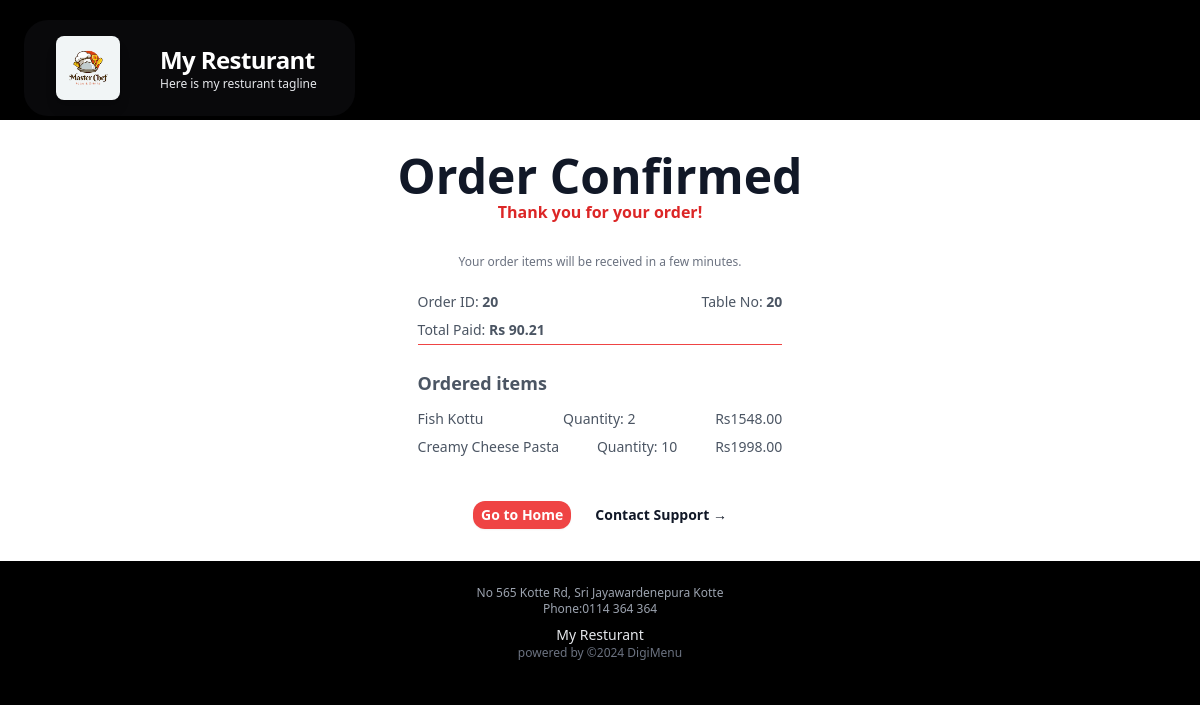
Page /app/20/cart/orderconfirm/20 on the committed database.
### main/models.py (models this page shows, shortened)
class Profile(models.Model):
    user = models.OneToOneField(User, on_delete=models.CASCADE)
    phone = models.CharField(max_length=20, blank=True)
    address1 = models.CharField(max_length=200, blank=True)
    resturant_name = models.CharField(max_length=200, blank=True)
    resturant_slogan = models.CharField(max_length=200, blank=True)
    image = models.ImageField(upload_to='uploads/product/', blank=True, null=True)
    description = models.CharField(max_length=400, default='0', blank=True, null=True)
    city = models.CharField(max_length=200, blank=True)
    zipcode = models.CharField(max_length=200, blank=True)
    country = models.CharField(max_length=200, blank=True)

class Portion(models.Model):
    product = models.ForeignKey(Product, on_delete=models.CASCADE, related_name='portions')
    name = models.CharField(max_length=100)
    price = models.DecimalField(default=0, decimal_places=2, max_digits=6)
    size = models.CharField(max_length=20, null=True, blank=True)

class Product(models.Model):
    name = models.CharField(max_length=100)
    resturant = models.ForeignKey(Profile, on_delete=models.CASCADE)
    menu = models.ForeignKey(Category, on_delete=models.CASCADE, default=1)
    description = models.CharField(max_length=250, default='0', blank=True, null=True)
    image = models.ImageField(upload_to='uploads/product/', blank=True, null=True)
    stock = models.IntegerField(default=0)
    is_available = models.BooleanField(default=True)  # Field to track product availability

### cart/models.py (models this page shows, shortened)
class Order(models.Model):
	phone = models.CharField(max_length=20, blank=True)
	table_no = models.PositiveBigIntegerField(default=1, null=False)
	amount_paid = models.DecimalField(max_digits=7, decimal_places=2)
	date_ordered = models.DateTimeField(auto_now_add=True)
	resturant = models.ForeignKey(Profile, on_delete=models.CASCADE)

class OrderItem(models.Model):
	order = models.ForeignKey(Order, on_delete=models.CASCADE, null=True)
	portion = models.ForeignKey(Portion, on_delete=models.CASCADE, null=True)
	quantity = models.PositiveBigIntegerField(default=1)
	price = models.DecimalField(max_digits=7, decimal_places=2)

### cart/views.py (the view)
# urls.py: path('orderconfirm/<int:order_id>', views.order_placed, name="orderconfirm"),
def order_placed(request, resturant_id, order_id):
    order = Order.objects.get(id=order_id)
    items = OrderItem.objects.filter(order_id=order_id)
    context = {
        'order': order,
        'items': items
    }
    return render(request, 'orderconfirm.html', context)

### cart/cart.py (called while the page is built)
    def cart_total(self, app_id):
        self.session_key = f'app_{app_id}_cart'
        self.cart = self.session.get(self.session_key, {})
        portion_ids = self.cart.keys()
        portions = Portion.objects.filter(id__in=portion_ids)
        quantities = self.cart
        total = 0
        for key, value in quantities.items():
            key = int(key)
            for portion in portions:
                if portion.id == key:
                    total = total + (portion.price * value)
        return total

    def __len__(self):
        return len(self.cart)

    def get_prods(self):
        portion_ids = self.cart.keys()
        portions = Portion.objects.filter(id__in=portion_ids)
        return portions

    def get_quants(self):
        return self.cart

### cart/context_processors.py (called while the page is built)
def cart_items(request):
    app_id = request.resolver_match.kwargs.get('resturant_id')
    cart = Cart(request, app_id)
    return {
        'cart_products': cart.get_prods(),
        'quantities': cart.get_quants(),
        'total_items': cart.__len__(),
        'totals': cart.cart_total(app_id),
    }

### dashboard/context_processors.py (called while the page is built)
def profile(request):
    if request.user.is_authenticated:
        profile = get_object_or_404(Profile, user=request.user)
        return {"profile": profile}
    else:
        return {}  # Return an empty context or default values as needed

### main/context_processors.py (called while the page is built)
def resturant(request):
    resturant_id = request.resolver_match.kwargs.get('resturant_id', None)
    if resturant_id:
        profile = get_object_or_404(Profile, id=resturant_id)
        categories = Category.objects.filter(resturant=profile)
        return {
            'menus': categories,
            'resturant': profile,
        }
    return {}

### cart/templates/orderconfirm.html (shortened to what this page needs)
{% extends 'cartbase.html' %}
{% load static %}
{% block content %}
<div class="grid bg-white py-8 place-items-center px-6 lg:px-8">
    <div class="text-center">
        <h1 class="text-3xl font-bold text-gray-900 sm:text-5xl">Order Confirmed</h1>
        <p class="mt- text-base font-semibold text-red-600">Thank you for your order!</p>
        <p class="mt-6 mb-3 text-base leading-7 text-xs text-gray-500">
            Your order items will be received in a few minutes.
        </p>
        <div class="text-left text-base leading-7 text-gray-600 mx-auto max-w-4xl text-sm px-5 bg-white ">
            <div class=" flex flex-row justify-between">
                <p class="">Order ID: <strong>{{ order.id }}</strong></p>
                <p class="">Table No: <strong>{{ order.table_no }}</strong></p>
            </div>
            <p class="">Total Paid: <strong>Rs {{order.amount_paid|floatformat:2 }}</strong></p>
            <hr class="border-b-0.5 border-red-500">
            <div class="mt-6">
                <h2 class="text-lg font-semibold mb-2">Ordered items</h2>
                <ul>
                    {% for item in items %}
                    <li class="flex justify-between items-center hover:bg-gray-100 rounded">
                        <span class="font-medium">{{ item.portion.product.name }}</span>
                        <span class="mx-1">Quantity: {{ item.quantity }}</span>
                        <span>Rs{{ item.price|floatformat:2 }}</span>
                    </li>
                    {% endfor %}
                </ul>
            </div>
        </div>
        <div class="mt-10 flex items-center justify-center gap-x-6">
            <a href="{% url 'menuhome' resturant.id %}" class="rounded-xl bg-red-500 px-2 py-1 text-sm font-semibold text-white shadow-sm hover:bg-red-500 focus-visible:outline focus-visible:outline-2 focus-visible:outline-offset-2 focus-visible:outline-red-600">Go to Home</a>
            <a href="#" class="text-sm font-semibold text-gray-900">Contact Support <span aria-hidden="true">&rarr;</span></a>
        </div>
    </div>
</div>
{% endblock %}

### cart/templates/cartheader.html
{% load static %}
<div class=" pt-2 p-6 flex flex-col " style="background-color: #000000;" >
  <div class="">
    <div class="">
      <div class="flex mt-3 bg-zinc-950 max-w-fit justify-center items-center rounded-3xl px-4">
        <img src="{{resturant.image.url}}" alt="Company Logo" class="w-16 h-16 m-4 rounded-lg shadow-lg">
        <div class="flex flex-col  justify-center ">
          <p class=" text-3xl mx-6 mt-3 text-left font-bold tracking-tight text-white sm:text-2xl">{{resturant.resturant_name}}</p>
          <p class="text-xs ml-6 mb-3 text-left text-gray-200">{{resturant.resturant_slogan}}</p>
          </div>
      </div>
    </div>
  </div>
</div>

### main/templates/mainfooter.html
<footer class="bg-black py-4">
    <div class="container mx-auto px-4 flex flex-col items-center justify-center">
      <p class="text-gray-400 text-xs mt-2">No 565 Kotte Rd, Sri Jayawardenepura Kotte </p>
      <p class="text-gray-400 text-xs">Phone:0114 364 364 </p>
      <p class="text-gray-200 text-sm pt-2">{{resturant.resturant_name}}</p>
      <p class="text-gray-500 text-xs text-center">powered by <a href="#" class="text-gray-500">©2024 DigiMenu</a></p>
    </footer>

### rows in the picture
Profile: image (picture), resturant_name "My Resturant", resturant_slogan "Here is my resturant tagline"
Order: id "20", table_no "20", amount_paid "90.21"
OrderItem: portion.product.name "Fish Kottu", quantity "2", price "1548.00"
OrderItem: portion.product.name "Creamy Cheese Pasta", quantity "10", price "1998.00"
